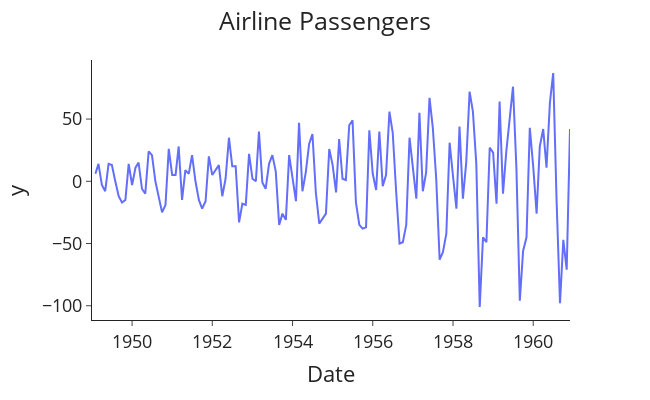

The code cell stored with this chart in its notebook:
### Code cell
plotting(title="Airline Passengers", data=data, x='Month', y='passenger_diff',
         x_label='Date', y_label='Passenger<br>Difference Transform')

### Figure 1 — Plotly figure (JSON) as saved in the notebook; plotly's stock layout.template omitted (floating-point values rounded to 4 significant figures; data arrays with more than 128 entries replaced by an {"elided": "..."} marker saying what was removed)
{"data": [{"hovertemplate": "Date=%{x}<br>y=%{y}<extra></extra>", "legendgroup": "", "line": {"color": "#636efa", "dash": "solid"}, "marker": {"symbol": "circle"}, "mode": "lines", "name": "", "orientation": "v", "showlegend": false, "type": "scatter", "x": {"elided": "144 str values"}, "xaxis": "x", "y": {"elided": "144 float values"}, "yaxis": "y"}], "layout": {"font": {"size": 18}, "height": 400, "legend": {"tracegroupgap": 0}, "margin": {"t": 60}, "title": {"text": "Airline Passengers", "x": 0.5}, "width": 650, "xaxis": {"anchor": "y", "domain": [0, 1], "title": {"text": "Date"}}, "yaxis": {"anchor": "x", "domain": [0, 1], "title": {"text": "y"}}}}
